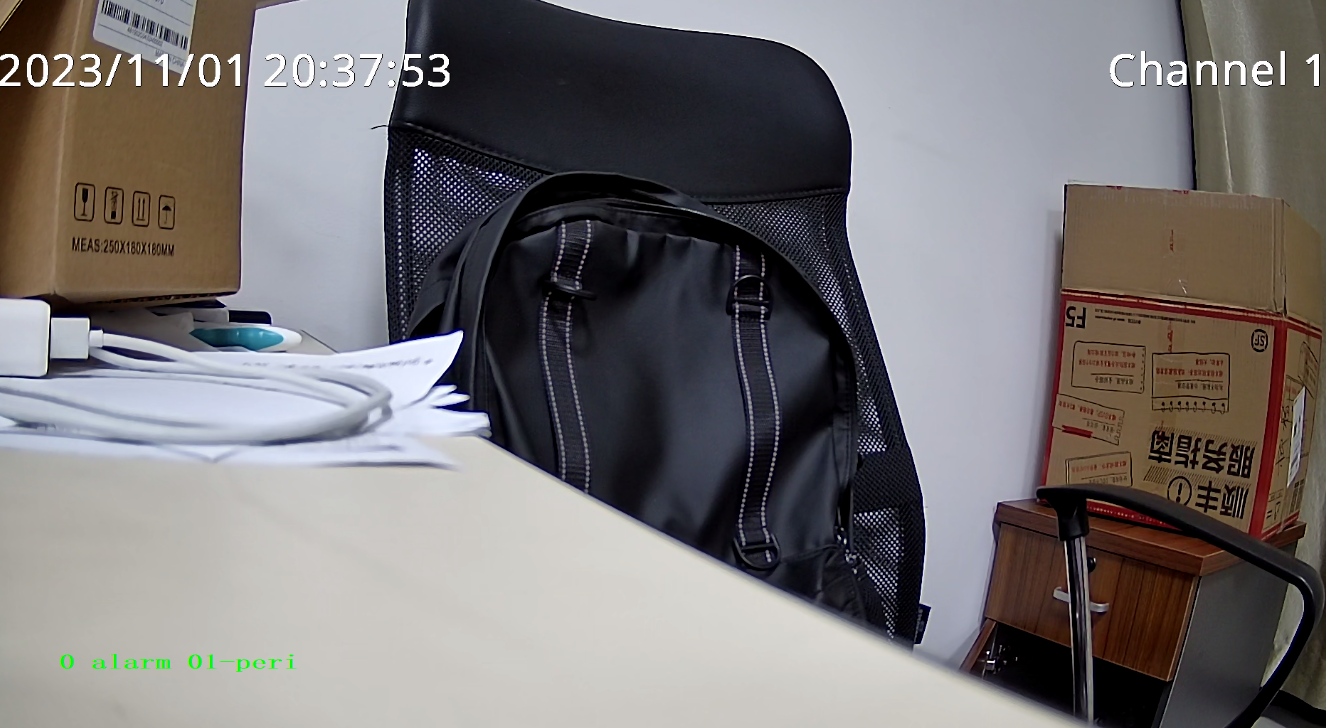
//> input picture doc/image/l.png, 1326 x 728 px
$ ./hessian_feature_1   (built with g++ and OpenCV 4)
//> lines starting //> are read from the running program, lines starting //| are printed output that depends on the picture; after the words box and inside, x2 and y2 are one past the last pixel; in counts of white or black regions, pixels touching at a corner belong together
#include <iostream>
#include <vector>
#include <opencv2/opencv.hpp>
#include <opencv2/highgui/highgui.hpp>
#include <opencv2/imgproc/imgproc.hpp>
#include <map>

#define STEP 6
#define ABS(X) ((X)>0? X:(-(X)))
#define PI 3.1415926

using namespace std;
using namespace cv;

vector<Point2f> findFeaturePoints(Mat& srcImage, float threshold)
{
    vector<Point2f> featurePoints;
    int width = srcImage.cols;
    int height = srcImage.rows;

    // 定义高斯核的尺寸和标准差
    int W = 5;
    float sigma = 1.0;
    Mat xxGauKernel(2 * W + 1, 2 * W + 1, CV_32FC1, Scalar::all(0));
    Mat xyGauKernel(2 * W + 1, 2 * W + 1, CV_32FC1, Scalar::all(0));
    Mat yyGauKernel(2 * W + 1, 2 * W + 1, CV_32FC1, Scalar::all(0));

    // 构建高斯二阶偏导数模板
    for (int i = -W; i <= W; i++)
    {
        for (int j = -W; j <= W; j++)
        {
            xxGauKernel.at<float>(i + W, j + W) = (1 - (i * i) / (sigma * sigma)) * exp(-1 * (i * i + j * j) / (2 * sigma * sigma)) * (-1 / (2 * PI * pow(sigma, 4)));
            yyGauKernel.at<float>(i + W, j + W) = (1 - (j * j) / (sigma * sigma)) * exp(-1 * (i * i + j * j) / (2 * sigma * sigma)) * (-1 / (2 * PI * pow(sigma, 4)));
            xyGauKernel.at<float>(i + W, j + W) = ((i * j)) * exp(-1 * (i * i + j * j) / (2 * sigma * sigma)) * (1 / (2 * PI * pow(sigma, 6)));
        }
    }

    // 对输入图像进行高斯二阶偏导数卷积
    Mat xxDerivae(height, width, CV_32FC1, Scalar::all(0));
    Mat yyDerivae(height, width, CV_32FC1, Scalar::all(0));
    Mat xyDerivae(height, width, CV_32FC1, Scalar::all(0));
    filter2D(srcImage, xxDerivae, xxDerivae.depth(), xxGauKernel);
    filter2D(srcImage, yyDerivae, yyDerivae.depth(), yyGauKernel);
    filter2D(srcImage, xyDerivae, xyDerivae.depth(), xyGauKernel);

    // 遍历输入图像,寻找Hessian矩阵的局部最大值作为特征点
    for (int h = W; h < height - W; h++)
    {
        for (int w = W; w < width - W; w++)
        {
            float fxx = xxDerivae.at<float>(h, w);
            float fyy = yyDerivae.at<float>(h, w);
            float fxy = xyDerivae.at<float>(h, w);

            // 构建Hessian矩阵
            float myArray[2][2] = { { fxx, fxy }, { fxy, fyy } };
            Mat Array(2, 2, CV_32FC1, myArray);

            // 计算Hessian矩阵的特征值
            Mat eValue;
            Mat eVector;
            eigen(Array, eValue, eVector);

            // 根据特征值判断是否为局部最大值
            float a1 = eValue.at<float>(0, 0);
            float a2 = eValue.at<float>(1, 0);
            if ((a1 > 0) && (a2 > 0) && (a1 > threshold) && (a2 > threshold))
            {
                featurePoints.push_back(Point2f(w, h));
            }
        }
    }

    return featurePoints;
}

// 确定特征点方向
void computeFeaturePointDirection(Mat& srcImage, vector<Point2f>& featurePoints, vector<float>& directions)
{
    for (int i = 0; i < featurePoints.size(); i++)
    {
        float x = featurePoints[i].x;
        float y = featurePoints[i].y;

        // 计算特征点周围区域的梯度幅值和方向
        float maxMagnitude = 0.0f;
        float mainDirection = 0.0f;
        for (int dx = -STEP; dx <= STEP; dx++)
        {
            for (int dy = -STEP; dy <= STEP; dy++)
            {
                int xx = x + dx;
                int yy = y + dy;
                if (xx >= 0 && xx < srcImage.cols && yy >= 0 && yy < srcImage.rows)
                {
                    float gx = srcImage.at<float>(yy, xx + 1) - srcImage.at<float>(yy, xx - 1);
                    float gy = srcImage.at<float>(yy + 1, xx) - srcImage.at<float>(yy - 1, xx);
                    float magnitude = sqrt(gx * gx + gy * gy);
                    float direction = atan2(gy, gx) * 180 / PI;
                    if (magnitude > maxMagnitude)
                    {
                        maxMagnitude = magnitude;
                        mainDirection = direction;
                    }
                }
            }
        }

        // 将特征点的方向信息存储在特征点对象中
        featurePoints[i].x = x;
        featurePoints[i].y = y;
        // 存储特征点的主方向
        directions.push_back(mainDirection);
    }
}

void drawFeaturePointsWithDirection(Mat& srcImage, vector<Point2f>& featurePoints, vector<float>& directions)
{
    Mat colorImage;
    srcImage.copyTo(colorImage);

    for (size_t i = 0; i < featurePoints.size(); i++)
    {
        float x = featurePoints[i].x;
        float y = featurePoints[i].y;
        float dir = directions[i];

        // 绘制特征点
        cv::circle(colorImage, featurePoints[i], 3, cv::Scalar(0, 0, 255), 2);

        // 绘制特征点方向
        float dx = cos(dir * PI / 180.0f) * 10;
        float dy = sin(dir * PI / 180.0f) * 10;
        cv::line(colorImage, Point2f(x, y), Point2f(x + dx, y + dy), cv::Scalar(255, 0, 0), 2);
    }

    imshow("Feature Points with Direction", colorImage);
    imwrite("feature_points.png", colorImage);
    waitKey(0);
}

int main()
{
    Mat srcImage = imread("l.png");
//> srcImage is the input picture: 728 rows x 1326 cols, CV_8UC3; mean B, G, R 116.7, 116.2, 120.1

    if (srcImage.empty())
    {
        cout << "图像未被读入";
        system("pause");
        return 0;
    }

    // 寻找特征点
    vector<Point2f> featurePoints = findFeaturePoints(srcImage, 10.0f);
//> in findFeaturePoints, `filter2D(srcImage, xxDerivae, xxDerivae.depth(), xxGauKernel);`:
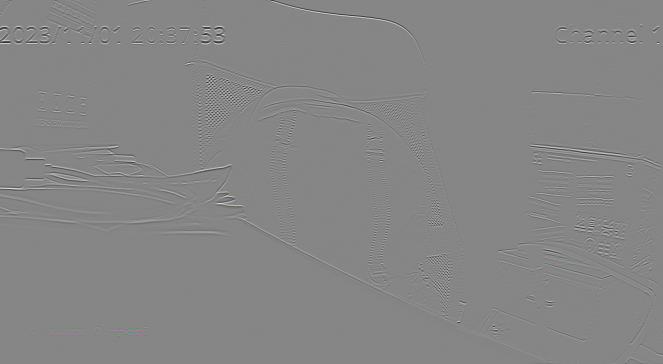
//> xxDerivae: 728 rows x 1326 cols, CV_32FC3 (shown at 1/2 size); mean B, G, R 0, 0, 0; drawn with min black and max white
//> in findFeaturePoints, `filter2D(srcImage, yyDerivae, yyDerivae.depth(), yyGauKernel);`:
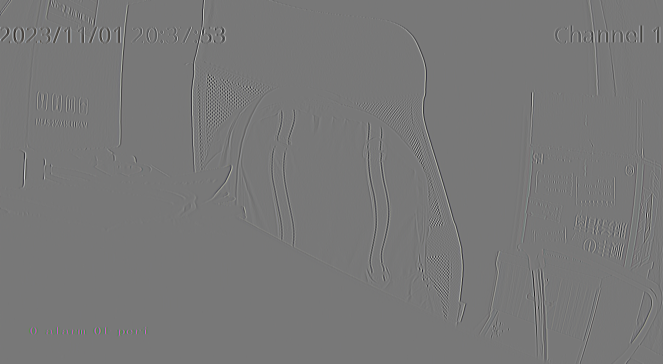
//> yyDerivae: 728 rows x 1326 cols, CV_32FC3 (shown at 1/2 size); mean B, G, R 0, 0, 0; drawn with min black and max white
//> after the loop in findFeaturePoints, `for (int h = W; h < height - W; h++)`: featurePoints = 1485 Points (x, y), first 12: [378, 10], [379, 10], [380, 10], [381, 10], [382, 10], [383, 10], [378, 11], [379, 11], [380, 11], [316, 12], [325, 13], [326, 13]

    // 计算特征点方向
    vector<float> directions;
    computeFeaturePointDirection(srcImage, featurePoints, directions);
//> the loop in computeFeaturePointDirection, `for (int i = 0; i < featurePoints.size(); i++)` made 1485 passes
//> (x, y, maxMagnitude, mainDirection) on passes 1 to 3: (378, 10, 9.13e-12, -90), (379, 10, 9.13e-12, -90), (380, 10, 1.47e-10, 4.02e-14)
//> after the loop in computeFeaturePointDirection, `for (int i = 0; i < featurePoints.size(); i++)`: directions = 1485 values, max 180 at index 10, min -180 at index 11, mean 15.83

    drawFeaturePointsWithDirection(srcImage, featurePoints, directions);
//> the loop in drawFeaturePointsWithDirection, `for (size_t i = 0; i < featurePoints.size(); i++)` made 1485 passes
//> (x, y, dir, dx, dy) on passes 1 to 3: (378, 10, -90, 9.59e-06, -10), (379, 10, -90, 9.59e-06, -10), (380, 10, 4.02e-14, 10, 7.01e-15)
//> after the loop in drawFeaturePointsWithDirection, `for (size_t i = 0; i < featurePoints.size(); i++)`:
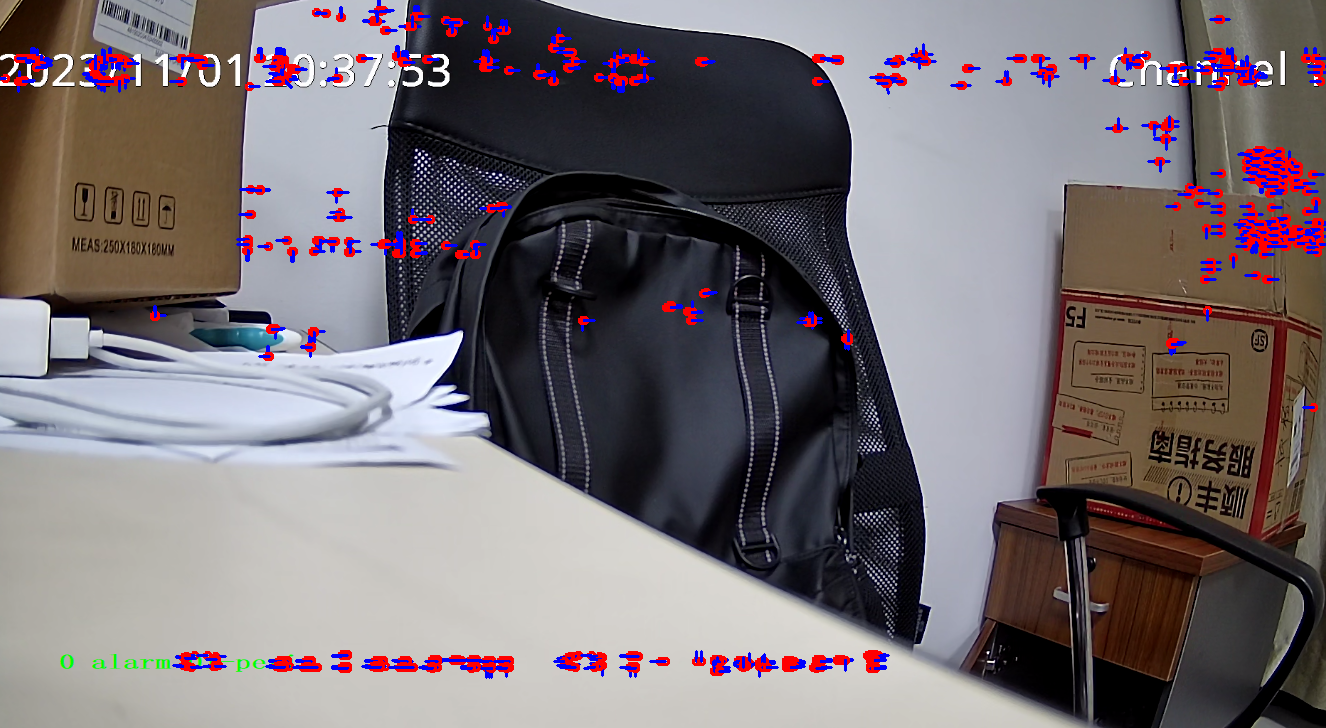
//> colorImage: 728 rows x 1326 cols, CV_8UC3; 3.6% of pixels changed, all inside (x1, y1, x2, y2) = (0, 0, 1326, 679)

    waitKey(0);
    return 0;
}

$ run again, with doc/image/fusion.png copied over doc/image/l.png
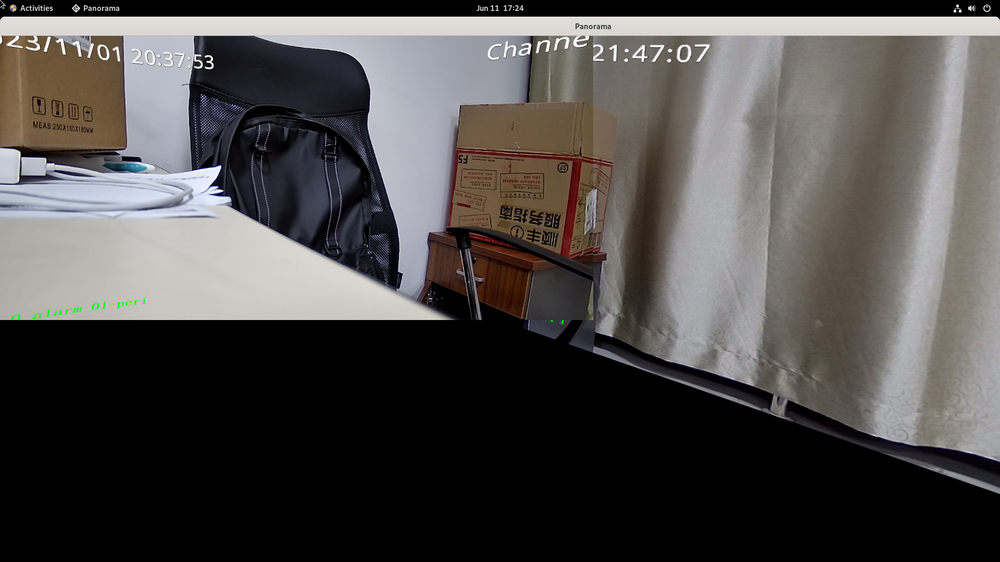
//> input picture doc/image/fusion.png, 1000 x 562 px, shrunk from 1920 x 1080 before the run
//> srcImage is the input picture: 562 rows x 1000 cols, CV_8UC3; mean B, G, R 74.6, 75.9, 78.8
//> in findFeaturePoints, `filter2D(srcImage, xyDerivae, xyDerivae.depth(), xyGauKernel);`:
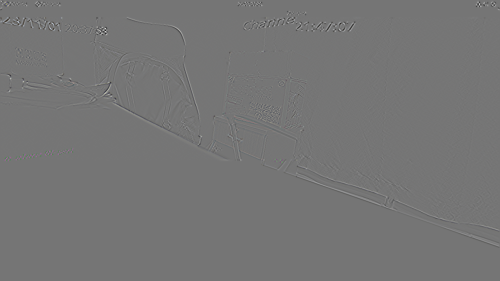
//> xyDerivae: 562 rows x 1000 cols, CV_32FC3 (shown at 1/2 size); mean B, G, R 0, 0, 0; drawn with min black and max white
//> after the loop in findFeaturePoints, `for (int h = W; h < height - W; h++)`: featurePoints = 687 Points (x, y), first 12: [75, 5], [76, 5], [77, 5], [105, 5], [106, 5], [107, 5], [108, 5], [109, 5], [110, 5], [75, 6], [76, 6], [77, 6]
//> the loop in computeFeaturePointDirection, `for (int i = 0; i < featurePoints.size(); i++)` made 687 passes
//> (x, y, mainDirection) on passes 1 to 3: (75, 5, 180), (76, 5, 7.94e-36), (77, 5, 7.94e-36)
//> after the loop in computeFeaturePointDirection, `for (int i = 0; i < featurePoints.size(); i++)`: directions = 687 values, max 180 at index 0, min -180 at index 51, mean 29.51
//> the loop in drawFeaturePointsWithDirection, `for (size_t i = 0; i < featurePoints.size(); i++)` made 687 passes
//> (x, y, dir, dx, dy) on passes 1 to 3: (75, 5, 180, -10, -2.13e-06), (76, 5, 7.94e-36, 10, 1.39e-36), (77, 5, 7.94e-36, 10, 1.39e-36)
//> after the loop in drawFeaturePointsWithDirection, `for (size_t i = 0; i < featurePoints.size(); i++)`:
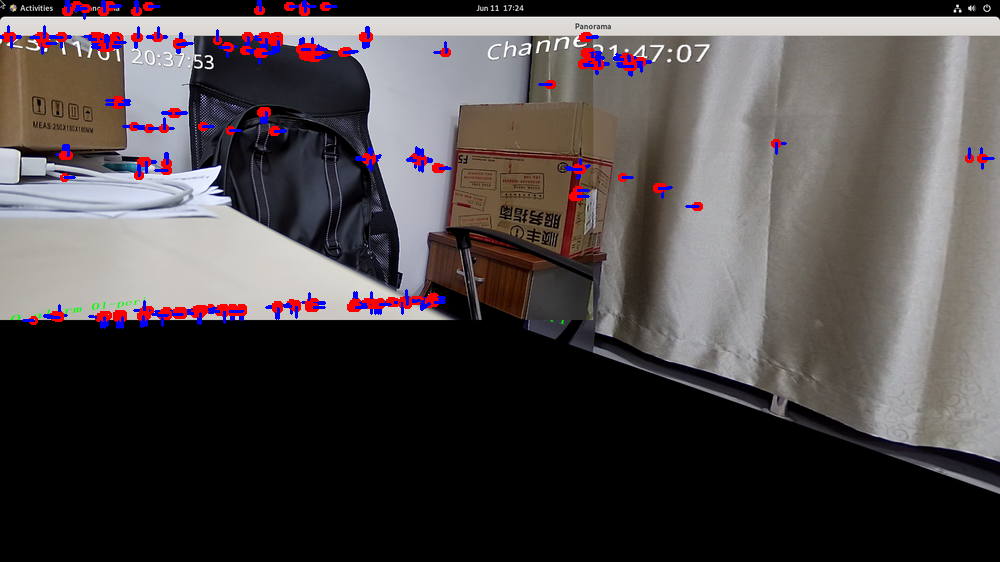
//> colorImage: 562 rows x 1000 cols, CV_8UC3; 2.47% of pixels changed, all inside (x1, y1, x2, y2) = (0, 0, 995, 329)

$ run again, with doc/image/r.png copied over doc/image/l.png
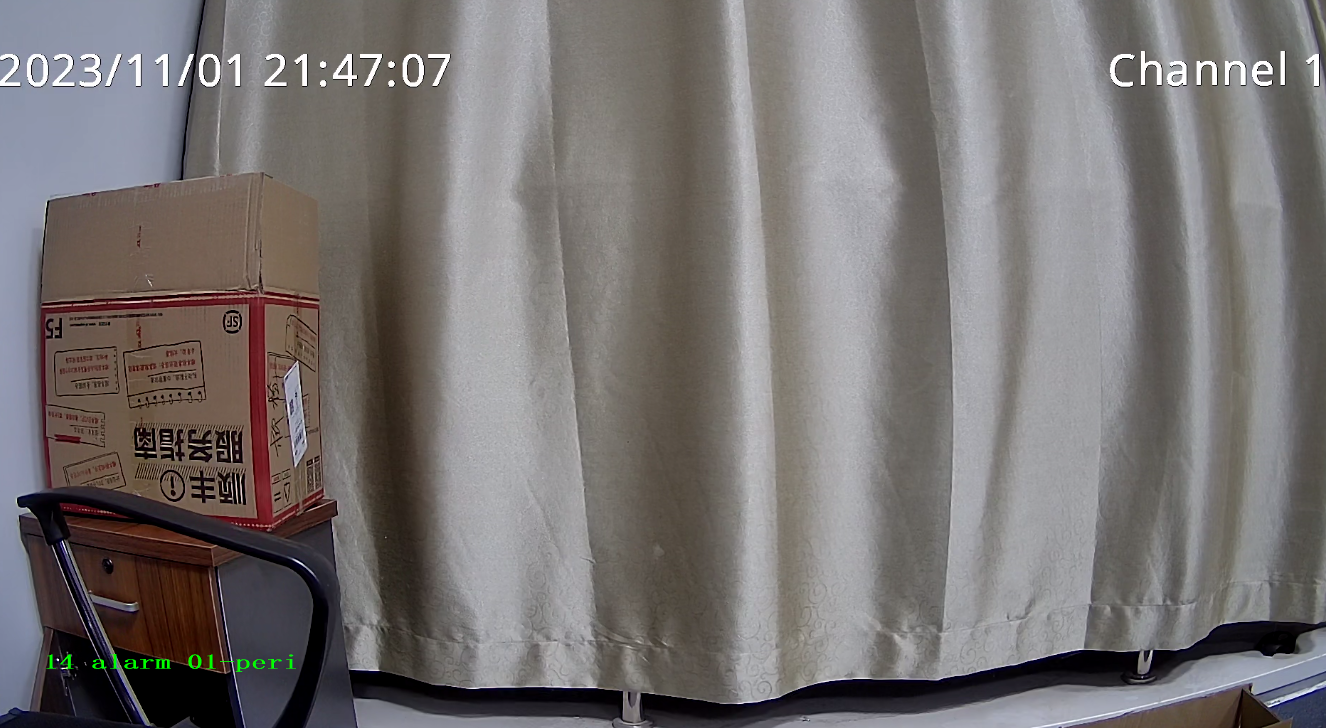
//> input picture doc/image/r.png, 1326 x 728 px
//> srcImage is the input picture: 728 rows x 1326 cols, CV_8UC3; mean B, G, R 114, 114.6, 119
//> in findFeaturePoints, `filter2D(srcImage, yyDerivae, yyDerivae.depth(), yyGauKernel);`:
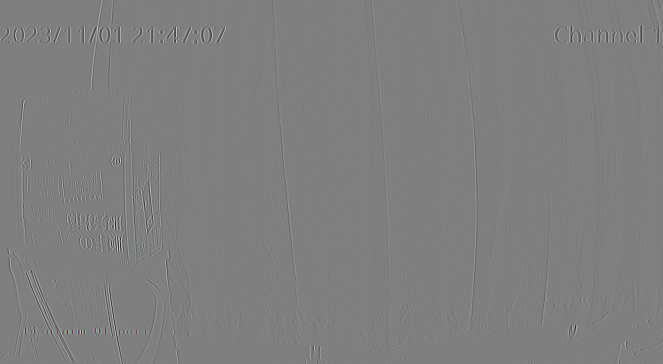
//> yyDerivae: 728 rows x 1326 cols, CV_32FC3 (shown at 1/2 size); mean B, G, R 0, 0, 0; drawn with min black and max white
//> after the loop in findFeaturePoints, `for (int h = W; h < height - W; h++)`: featurePoints = 1758 Points (x, y), first 12: [123, 54], [124, 54], [125, 54], [27, 57], [28, 57], [29, 57], [111, 57], [112, 57], [113, 57], [189, 57], [190, 57], [191, 57]
//> the loop in computeFeaturePointDirection, `for (int i = 0; i < featurePoints.size(); i++)` made 1758 passes
//> (x, y, mainDirection) on passes 1 to 3: (123, 54, -90), (124, 54, -90), (125, 54, -90)
//> after the loop in computeFeaturePointDirection, `for (int i = 0; i < featurePoints.size(); i++)`: directions = 1758 values, max 180 at index 11, min -180 at index 5, mean 3.64
//> the loop in drawFeaturePointsWithDirection, `for (size_t i = 0; i < featurePoints.size(); i++)` made 1758 passes
//> (x, y, dir, dx, dy) on passes 1 to 3: (123, 54, -90, -0.000222, -10), (124, 54, -90, -1.06e-06, -10), (125, 54, -90, -1.06e-06, -10)
//> after the loop in drawFeaturePointsWithDirection, `for (size_t i = 0; i < featurePoints.size(); i++)`:
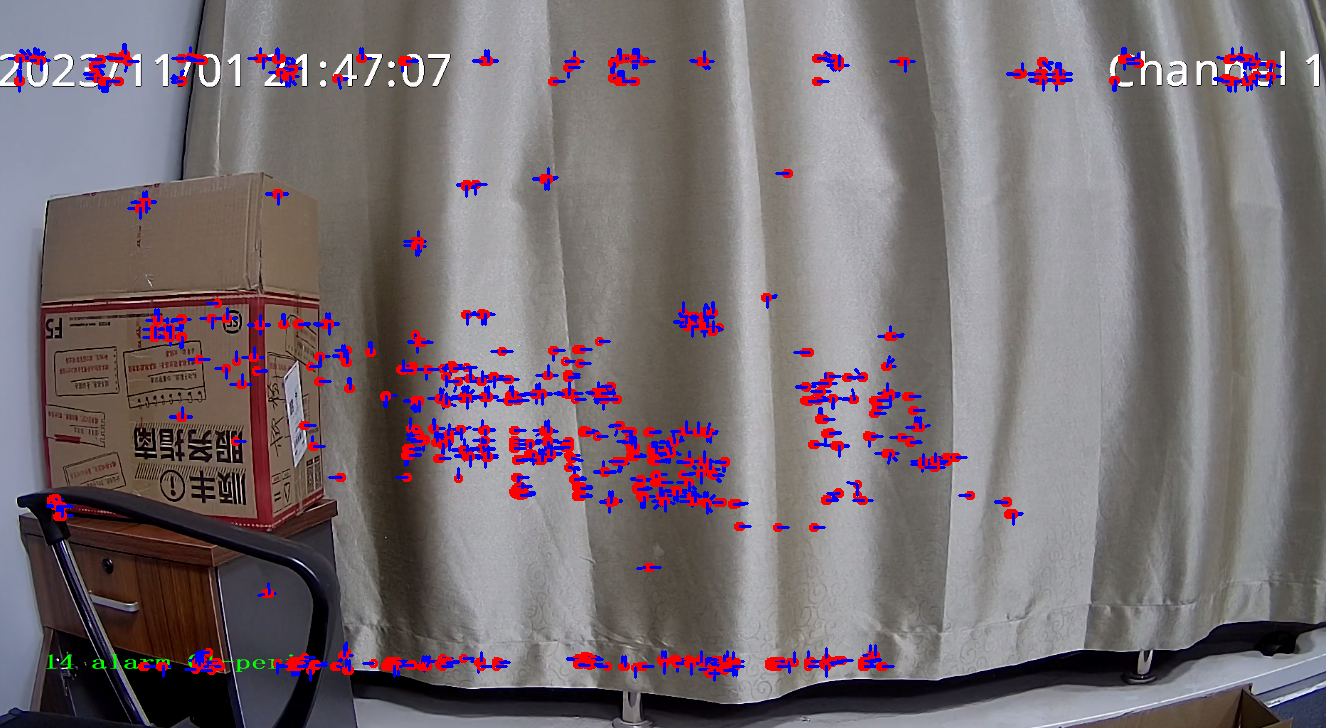
//> colorImage: 728 rows x 1326 cols, CV_8UC3; 4.6% of pixels changed, all inside (x1, y1, x2, y2) = (7, 43, 1282, 682)
